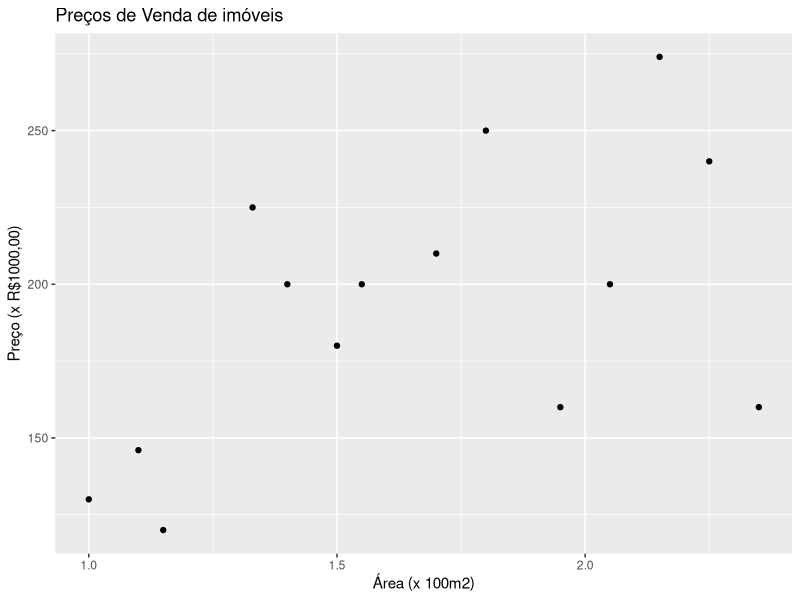
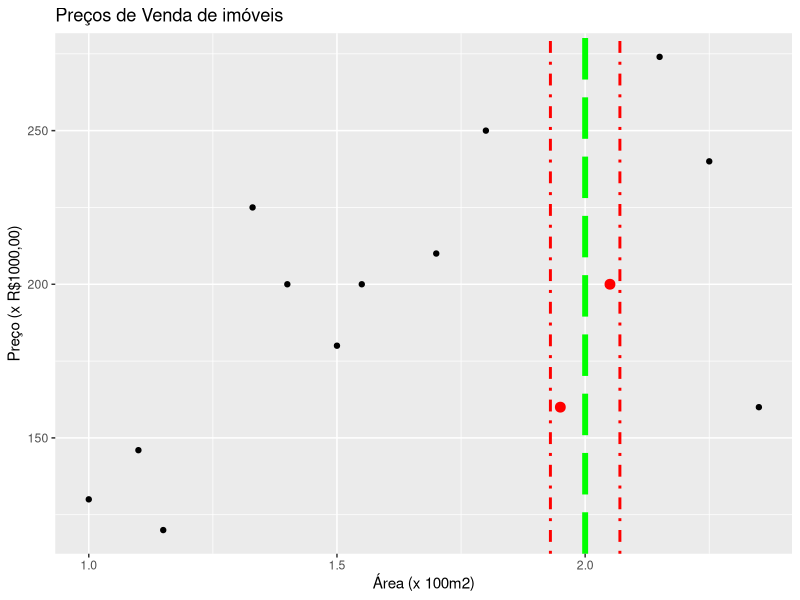
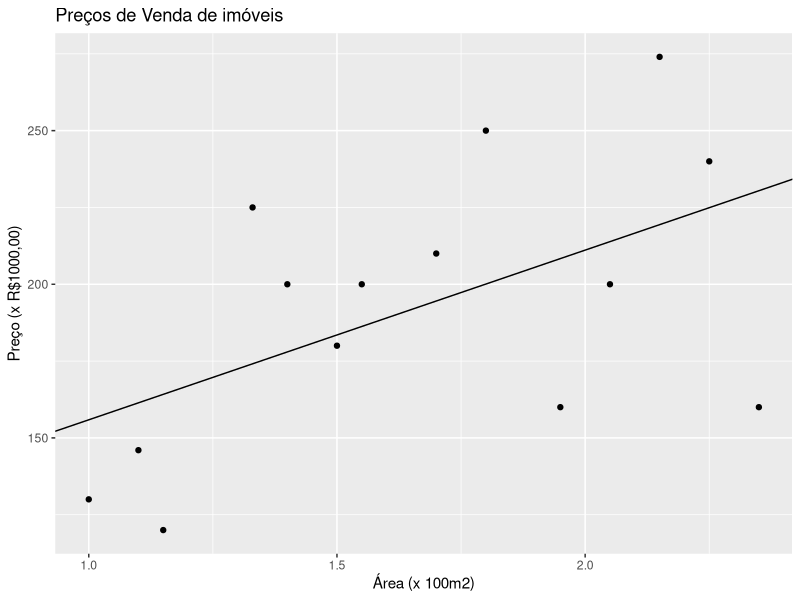

Here is the R script that generated these plots, in order:
## CARREGANDO PACKAGES ####
library(tidyverse)
library(readxl)
library(ggplot2)

## LEITURA E PREPARACAO DOS DADOS ####
### Leitura
hr <- read_excel("data/housingSmall.xlsx", 
                           range = "A2:E16")
View(hr)

## Preparando os dados
### Ajustando os nomes das colunas

#### Verificando
colnames(hr)
colnames(hr)[2]

#### Alterando
colnames(hr)[2] = "area"
colnames(hr)[3] = "garagem"
colnames(hr)[4] = "quartos"
colnames(hr)[5] = "preco"

#### Checando
#colnames(hr)

### Visualizando os dados
# Duavariáveis	quantitativas -> usar scatter plot
g <- ggplot(data = hr, aes(x=area, y=preco))
g <- g + geom_point() +
  labs(title = "Preços de Venda de imóveis", y = "Preço (x R$1000,00)", x = "Área (x 100m2)")
g

### Quanto custa casa em relação aos vizinhos?
#### Inserindo retas verticais
g + geom_vline(xintercept = 2.0, colour = "green", linetype = "longdash" , size = 2) +
    geom_vline(xintercept = c(1.93,2.07), colour = "red", linetype = "dotdash", size = 1) +
    geom_point(data = hr[10:11,],aes(x = area,y=preco),size=3,colour="red")

## MODELOS PREDITIVO ####

### Regressão Linear -> preço~area ----
#### considerando apenas a area
lm_area <- lm(data = hr, preco~area)

### Vizualizando regressão linear
precoXarea.plot <- g + geom_abline(intercept = lm_area$coef[1], slope = lm_area$coef[2])
precoXarea.plot
# Regresão Linear (direto no ggplot)
#g <- g + stat_smooth(method = lm, se = FALSE, formula = y~x, colour = "Black",linetype = "solid")

### Regressão Linar Polinomial quadrática ----
#### direto no ggplot
#### g + stat_smooth(method = lm, se = FALSE, formula = y~poly(x,2, raw=TRUE), colour="Red")

### Regressão Linear -> preço~areaEgaragem ----
#### considerando a area e o numero de garagens
lm_areaEgaragem <- lm(data=hr, preco~area+garagem)

### Regressão Linear -> preço~areaEquartos ----
#### considerando a area e o numero de quartos
lm_areaEquartos <- lm(data=hr, preco~area+quartos)

### Regressão Linear -> preço~areaEgaragemEquartos ----
#### considerando a area, o numero de garens e quartos
lm_areaEgaragemEquartos <- lm(data=hr, preco~area+garagem+quartos)

#### VIZUALIZANDO RESULTADOS
#layout(matrix(c(1,2,3,4),2,2)) # optional 4 graphs/page 
#plot(lm_area)

erro_std1 <- summary(lm_area)$sigma
r_square1 <- summary(lm_area)$adj.r.squared

erro_std2 <- summary(lm_areaEgaragem)$sigma
r_square2 <- summary(lm_areaEgaragem)$adj.r.squared

erro_std3 <- summary(lm_areaEquartos)$sigma
r_square3 <- summary(lm_areaEquartos)$adj.r.squared

erro_std4 <- summary(lm_areaEgaragemEquartos)$sigma
r_square4 <- summary(lm_areaEgaragemEquartos)$adj.r.squared

#menor erro e maior r2 é do lm_areaEquartos